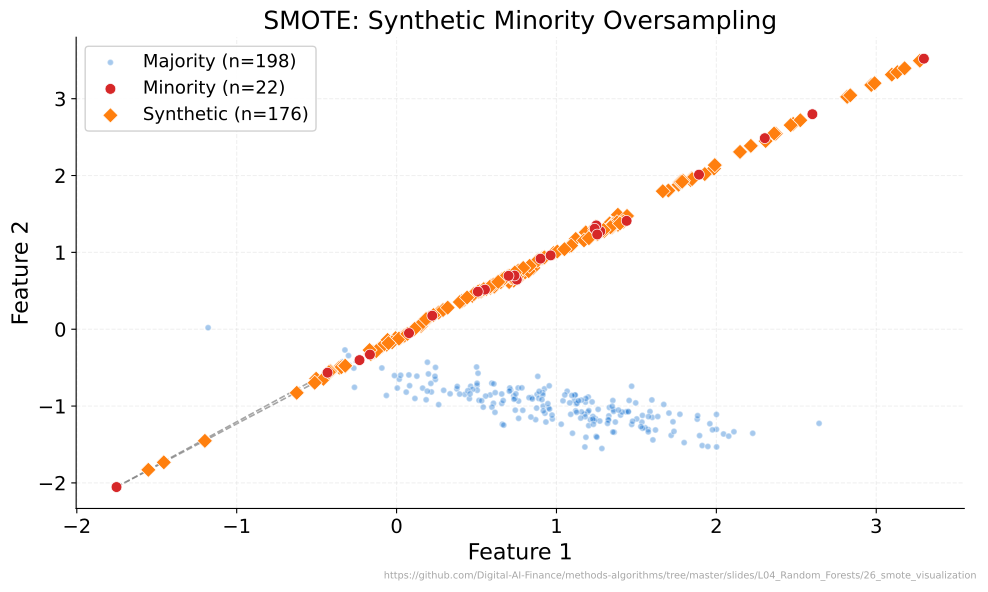

Generate this figure with Python:
"""SMOTE: Synthetic Minority Oversampling"""
import matplotlib.pyplot as plt
import numpy as np
from pathlib import Path
from sklearn.datasets import make_classification
from sklearn.neighbors import NearestNeighbors
import sys
sys.path.insert(0, str(Path(__file__).resolve().parents[3] / 'templates'))
from chart_style import apply_style, COLORS, MLPURPLE, MLBLUE, MLORANGE, MLGREEN, MLRED, MLLAVENDER
apply_style()

CHART_METADATA = {
    'title': 'SMOTE: Synthetic Minority Oversampling',
    'description': 'Visualizes manual SMOTE implementation on 2D imbalanced data with interpolation lines',
    'url': 'https://github.com/Digital-AI-Finance/methods-algorithms/tree/master/slides/L04_Random_Forests/26_smote_visualization'
}


X, y = make_classification(n_samples=220, n_features=2, n_informative=2, n_redundant=0,
                           weights=[0.9, 0.1], random_state=42, n_clusters_per_class=1)

X_majority = X[y == 0]
X_minority = X[y == 1]

# Manual SMOTE implementation
np.random.seed(42)
k = 5
nn = NearestNeighbors(n_neighbors=k + 1)  # +1 because point itself is included
nn.fit(X_minority)
distances, indices = nn.kneighbors(X_minority)

synthetic_points = []
interpolation_lines = []  # Store (parent, synthetic) pairs for drawing lines
n_synthetic_per_point = max(1, len(X_majority) // len(X_minority) - 1)

for i in range(len(X_minority)):
    neighbors = indices[i, 1:]  # exclude self
    for _ in range(n_synthetic_per_point):
        neighbor_idx = neighbors[np.random.randint(0, k)]
        lam = np.random.uniform(0, 1)
        synthetic = X_minority[i] + lam * (X_minority[neighbor_idx] - X_minority[i])
        synthetic_points.append(synthetic)
        interpolation_lines.append((X_minority[i], synthetic, X_minority[neighbor_idx]))

synthetic_points = np.array(synthetic_points)

fig, ax = plt.subplots()

# Majority class
ax.scatter(X_majority[:, 0], X_majority[:, 1], c=MLBLUE, alpha=0.35, s=20,
           label=f'Majority (n={len(X_majority)})', zorder=2)

# Original minority
ax.scatter(X_minority[:, 0], X_minority[:, 1], c=MLRED, s=60, edgecolors='white',
           linewidth=0.5, label=f'Minority (n={len(X_minority)})', zorder=4)

# Synthetic minority
ax.scatter(synthetic_points[:, 0], synthetic_points[:, 1], c=MLORANGE, s=60,
           marker='D', edgecolors='white', linewidth=0.5,
           label=f'Synthetic (n={len(synthetic_points)})', zorder=3)

# Draw 4 example interpolation lines
rng = np.random.RandomState(123)
line_indices = rng.choice(len(interpolation_lines), size=min(4, len(interpolation_lines)), replace=False)
for idx in line_indices:
    parent, synth, neighbor = interpolation_lines[idx]
    ax.plot([parent[0], synth[0]], [parent[1], synth[1]],
            color='gray', linestyle='--', linewidth=1.2, alpha=0.7, zorder=1)

ax.set_xlabel('Feature 1')
ax.set_ylabel('Feature 2')
ax.set_title(CHART_METADATA['title'])
ax.legend(loc='best', framealpha=0.9)

plt.figtext(0.99, 0.01, CHART_METADATA['url'],
            fontsize=7, color='gray', ha='right', va='bottom', alpha=0.7)
plt.tight_layout()
plt.savefig(Path(__file__).parent / 'chart.pdf', dpi=300, bbox_inches='tight', facecolor='white')
plt.close()
print("Chart saved: 26_smote_visualization/chart.pdf")
